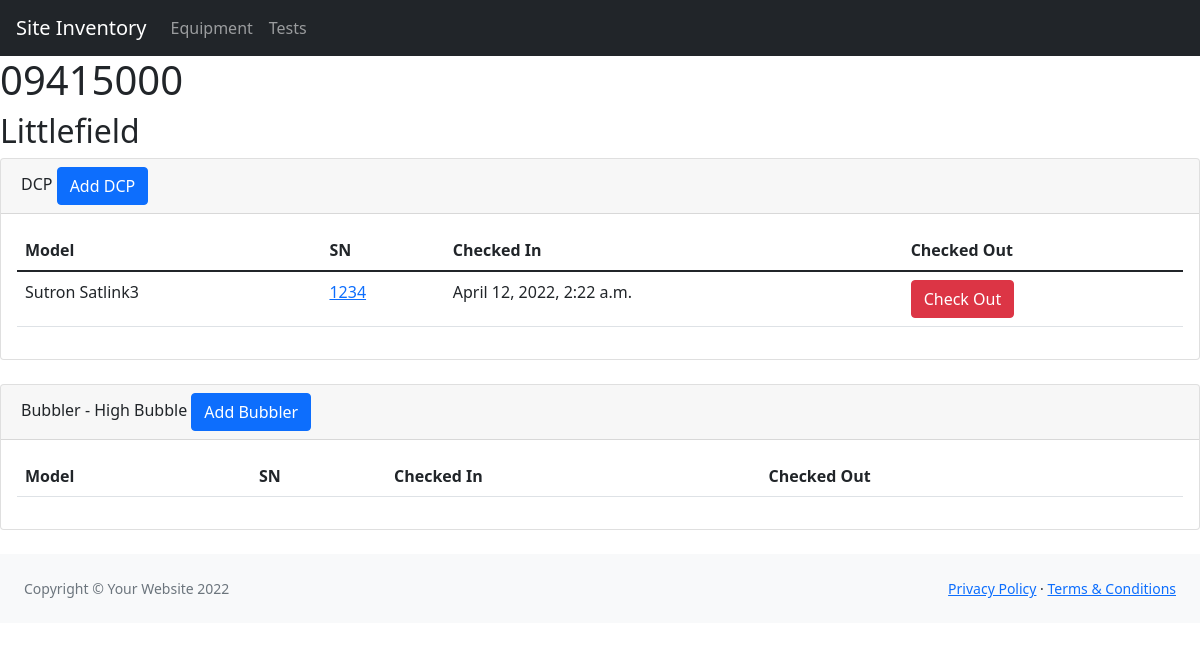
The page /inventory/09415000/ on the database its author committed.
### inventory/models.py (models this page shows, shortened)
class Site(models.Model):
    id = models.CharField(max_length=200, primary_key=True)
    name = models.CharField(max_length=200)

class Site_equipment(models.Model):
    site = models.ForeignKey(Site, on_delete=models.CASCADE)
    name = models.CharField(max_length=200, blank=True)
    eq_type = models.ForeignKey(Equipment_type, on_delete=models.CASCADE)
    active = models.BooleanField(default=True)

class Equipment_type(models.Model):
    eq_type = models.CharField(max_length=200, unique=True)
    def __str__(self):
        return self.eq_type

class Deployment(models.Model):
    site_eq = models.ForeignKey(Site_equipment, on_delete=models.CASCADE)
    instrument = models.ForeignKey(Equipment, on_delete=models.CASCADE)
    check_in = models.DateTimeField()
    check_out = models.DateTimeField(blank=True, null=True)
    @property
    def is_active(self):
        if self.check_out == None:
            return True
        else:
            return False

class Equipment(models.Model):
    equipment_model = models.ForeignKey(Equipment_model, on_delete=models.CASCADE)
    sn = models.CharField(max_length=200)
    def __str__(self):
        return f'{self.equipment_model} SN:{self.sn}'
    class Meta:
        unique_together = ('equipment_model', 'sn')

class Equipment_model(models.Model):
    eq_type = models.ForeignKey(Equipment_type, on_delete=models.CASCADE)
    brand = models.CharField(max_length=200)
    model = models.CharField(max_length=200)
    def __str__(self):
        return f'{self.eq_type} - {self.brand} {self.model}'
    class Meta:
        unique_together = ('brand', 'model')

### inventory/views.py (the view)
# urls.py: path('inventory/<str:station_id>/', views.station_detail, name='station_detail'),
def station_detail(request, station_id):
    if request.method == 'POST':
        if 'remove' in request.POST:
            remove_form = Remove_Instrument(request.POST)
            add_form = Add_Instrument()
            if remove_form.is_valid():
                logger.warning(remove_form.cleaned_data)
                deployment = Deployment.objects.get(pk=remove_form.cleaned_data['deployment'])
                deployment.check_out = remove_form.get_datetime()
                deployment.save()
        elif 'add' in request.POST:
            remove_form = Remove_Instrument()
            add_form = Add_Instrument(request.POST)
            if add_form.is_valid():
                logger.warning(add_form.cleaned_data)
                deployment = Deployment(site_eq=Site_equipment.objects.get(pk=add_form.cleaned_data['site_eq']),
                                        instrument=add_form.cleaned_data['instrument'],
                                        check_in=add_form.get_datetime()
                                        )
                deployment.save()
    else:
        add_form = Add_Instrument()
        remove_form = Remove_Instrument()
    site = get_object_or_404(Site, id=station_id)
    equipment = Site_equipment.objects.filter(site=site)
    deployments = Deployment.objects.filter(site_eq_id__in=equipment).order_by('-check_in')
    deployments = [d for d in deployments if d.is_active]
    instruments = [i.instrument for i in deployments]
    tests = Equipment_test.objects.filter(instrument__in=instruments)
    context = {'site': site,
               'equipment': equipment,
               'deployments': deployments,
               'add_form': add_form,
               'remove_form': remove_form}
    return render(request, 'inventory/site_detail.html', context=context)

### inventory/templates/inventory/site_detail.html (shortened to what this page needs)
{% extends "inventory/base.html" %}
{% block content%}
<div>
    <h1>{{site.id}}</h1>
    <h2>{{site.name}}</h2>
</div>
{% for eq in equipment %}
<div class="card mb-4">
    <div class="card-header">
        {{eq.eq_type}} {% if eq.name %} - {{eq.name}} {% endif %}
<button type="button" class="btn btn-primary" data-bs-toggle="modal" data-bs-target="#staticBackdrop">
  Add {{eq.eq_type}}
</button>
    </div>
    <div class="card-body">
        <table class="table" id="datatablesSimple">
            <thead>
                <tr>
                    <th>Model</th>
                    <th>SN</th>
                    <th>Checked In</th>
                    <th>Checked Out</th>
                </tr>
            </thead>
            <tbody>
                {% for d in deployments %}
                {% if d.site_eq == eq %}
                <tr>
                    <td>{{d.instrument.equipment_model.brand}} {{d.instrument.equipment_model.model}}</td>
                    <td><a href="/instrument/{{d.instrument.pk}}">{{d.instrument.sn}}</a></td>
                    <td>{{d.check_in}}</td>
                    <td>{% if d.check_out %}{{d.check_out}}
                        {% elif d.check_out == None %}
                        <button type="button" class="btn btn-danger" data-bs-toggle="modal" data-bs-target="#checkout_{{d.instrument.model}}_{{d.instrument.sn}}">
                          Check Out
                        </button>
                        {% endif %}</td>
                </tr>
                {% endif %}
                {% endfor %}
            </tbody>
        </table>
    </div>
</div>
{% endfor %}
{% endblock %}

### rows shown on the page
Site: id "09415000", name "Littlefield"
Site_equipment: eq_type "DCP"
Deployment: instrument.equipment_model.brand "Sutron", instrument.equipment_model.model "Satlink3", instrument.sn "1234", check_in "April 12, 2022, 2:22 a.m."
Site_equipment: eq_type "Bubbler", name "High Bubble"
